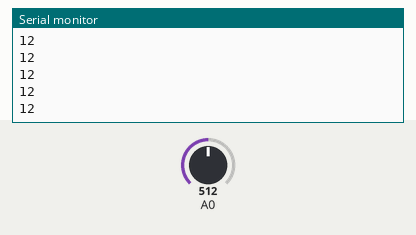
Bench run of a sketch on a simulated Arduino Uno, built with avr-gcc and run on an emulated ATmega328P. Shown: the last lines printed to the serial monitor. The test bench sets the inputs (shaded band); at power-on: A0 = 512.

Above: at 1.2 s.
1.3 s: A0 set to 716
At 1.31 s:
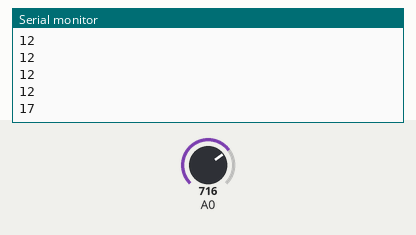
2.8 s: A0 set to 900
At 2.81 s:
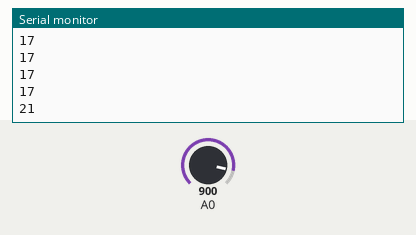
Timing chart, 0 to 5.8 s (numbered marks = the images above; inputs shaded):
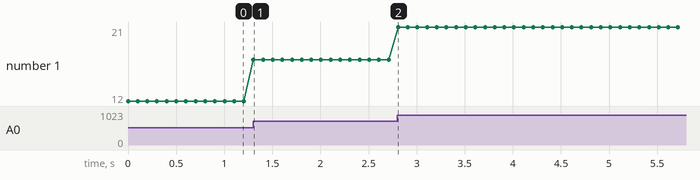

Measured:
- after the input at 1.3 s, the serial monitor: prints a new line at once (image 1)
- after the input at 2.8 s, the serial monitor: prints a new line at once (image 2)
- plotted number 1: 12 → 17 after the input at 1.3 s, 17 → 21 after the input at 2.8 s

The sketch:

02_voltage_sensor.ino
```cpp
/*
  FiSH Floating Solar Hydrogen Prototype — 80W Kit
  Voltage sensor test (resistor-divider module, 0-25V range)

  Reads a resistive voltage-divider module on analog pin A0 (divides the
  measured voltage by ~5, max input 25V) and prints the result to Serial.
  Used standalone before integration into the full FiSH DataLogger sketch.

  Wiring: Voltage sensor "S"/OUT -> A0, "+" -> 5V, "-" -> GND
*/

void setup()
{
  Serial.begin(9600);
}
void loop()
{
      int val;
      float temp;
      val=analogRead(0);//This divider module will divide the measured voltage by 5, the maximum voltage it can measure is 25V.
      temp=val/40.92; //
      val=(int)temp;//
      Serial.println(val);
      delay(100);
}
```
